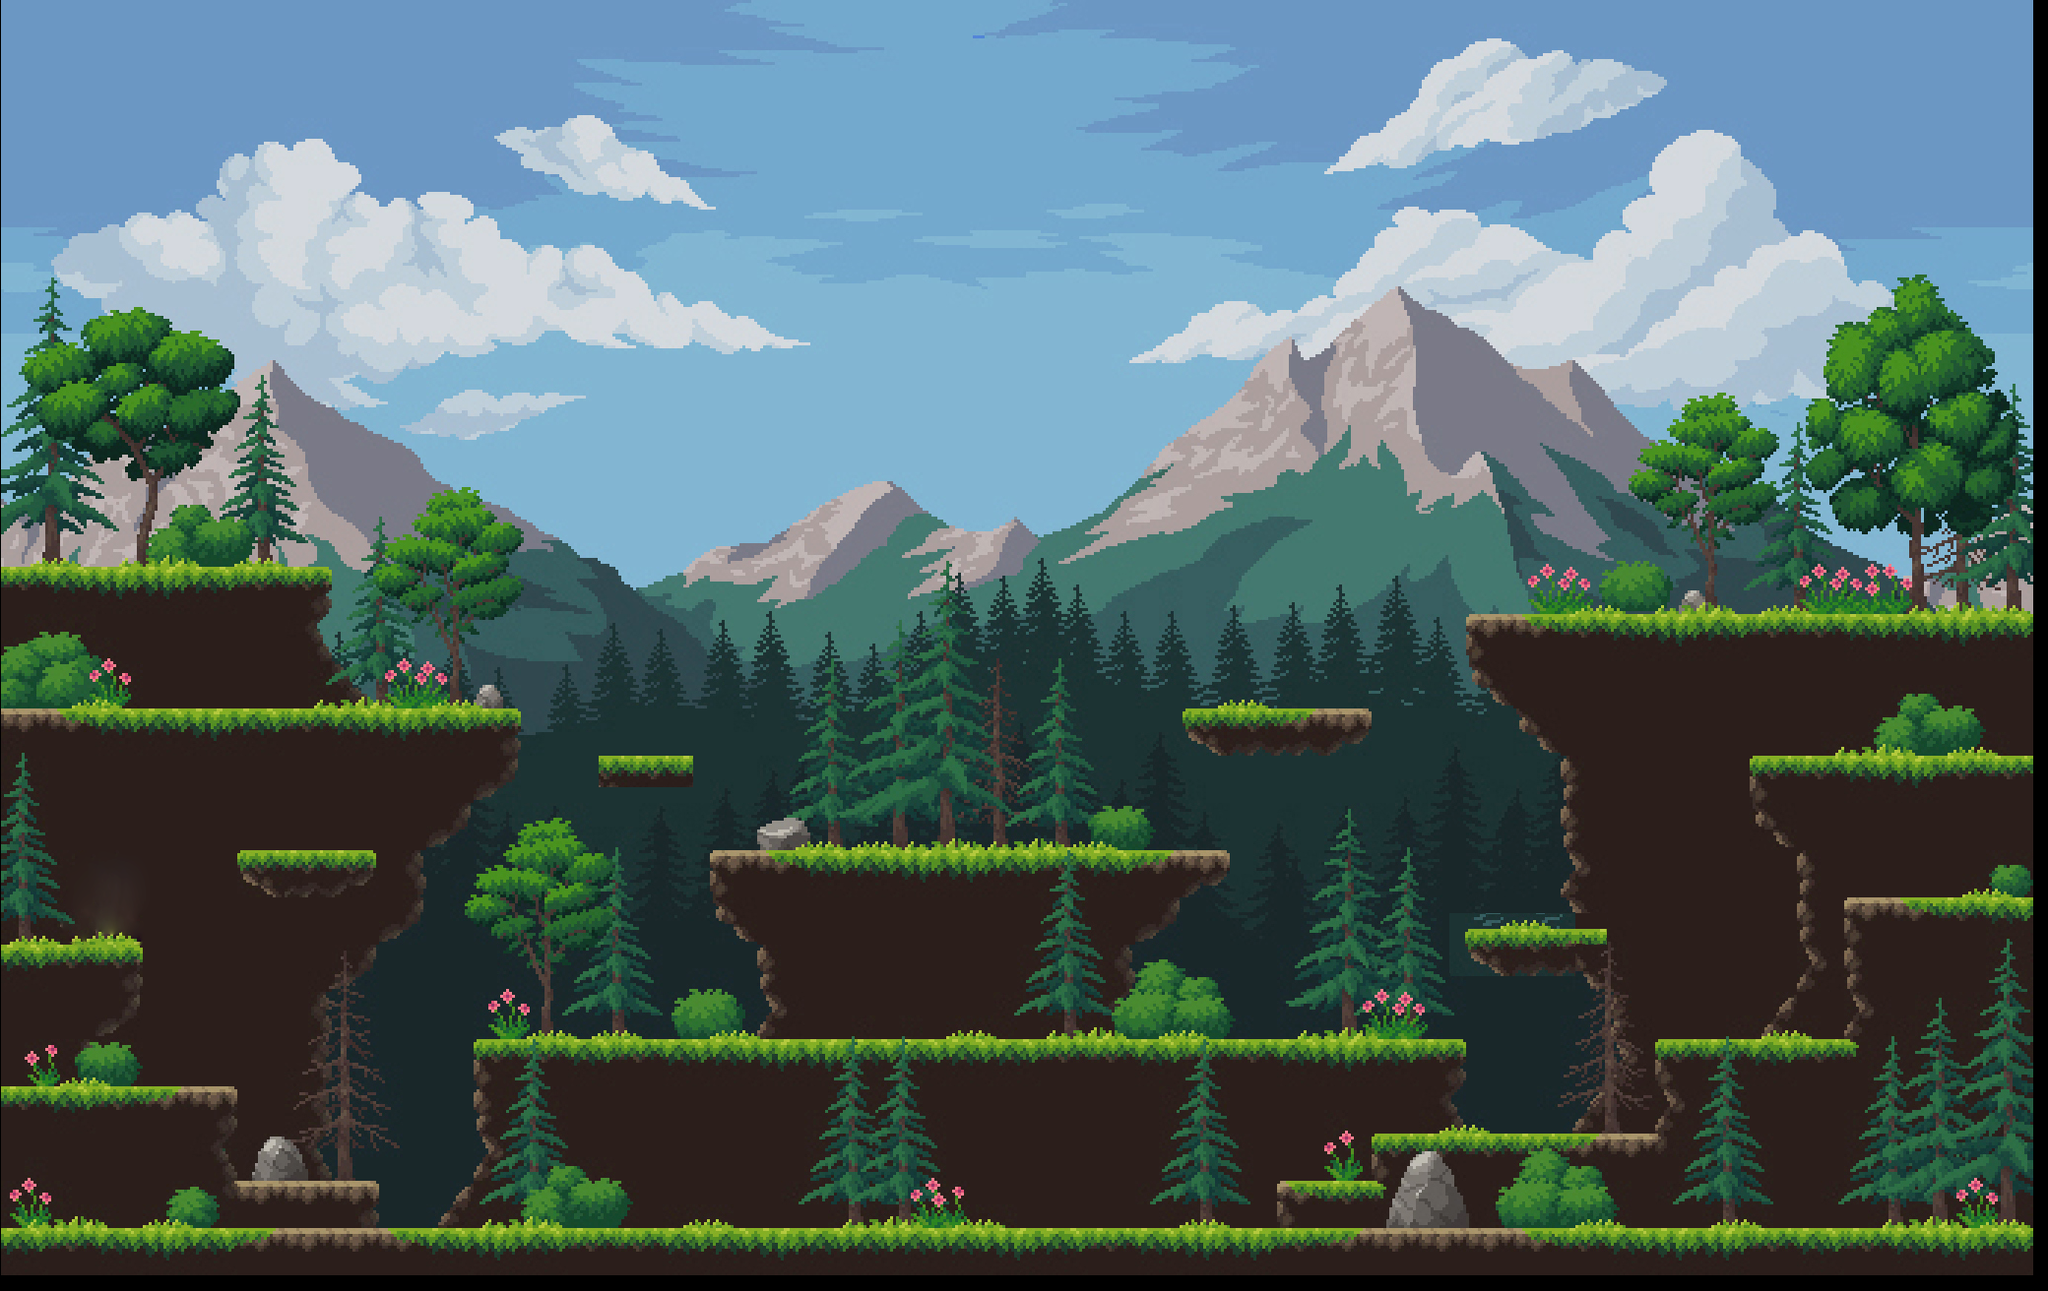

Rendered tile map (Tiled .tmx) drawn with the repository's tilesets; below, a short description and the map source with its tile grids summarised:
An orthogonal 65x41 tile map with 32x32 px tiles, 1 tile layer (Tile Layer 1), 1 image layer and 37 objects (15x Monster).

<map version="1.10" tiledversion="1.11.2" orientation="orthogonal" renderorder="right-down" width="65" height="41" tilewidth="32" tileheight="32" infinite="0" nextlayerid="7" nextobjectid="94">
 <tileset firstgid="1" source="FWVSy5.tsx" />
 <imagelayer id="2" name="Background" offsetx="1" offsety="0">
  <image source="FWVSy5.jpg" width="2064" height="1296" />
 </imagelayer>
 <layer id="1" name="Tile Layer 1" width="65" height="41">
  <data>[2665 cells, 13 non-empty, 13 distinct tile ids]</data>
 </layer>
 <objectgroup id="4" name="Ground">
  <object id="4" x="1" y="576" width="330.555" height="29.5472" />
  <object id="5" x="1" y="719" width="528" height="28.4888" />
  <object id="6" x="241" y="863" width="141" height="33.1604" />
  <object id="9" x="-1" y="960" width="145" height="37.8246" />
  <object id="10" x="0" y="1102" width="239" height="31.5397" />
  <object id="11" x="237" y="1198" width="148" height="52" />
  <object id="12" x="2.72264" y="1248" width="2078" height="63" />
  <object id="13" x="478" y="1057" width="1011" height="28" />
  <object id="14" x="1297" y="1198" width="110" height="48" />
  <object id="15" x="1392" y="1153" width="302" height="23.3283" />
  <object id="16" x="1681" y="1055" width="210" height="24.8831" />
  <object id="17" x="1874" y="911" width="177.694" height="35.4963" />
  <object id="18" x="1774" y="769" width="274.804" height="33.7736" />
  <object id="19" x="1489" y="942.667" width="143" height="26" />
  <object id="20" x="1201" y="718" width="192" height="29.3283" />
  <object id="21" x="1490.72" y="627.445" width="556.804" height="39.5472" />
  <object id="22" x="718.667" y="864" width="533.333" height="40.6616" />
  <object id="26" x="606.667" y="765.333" width="98.6667" height="18.2189" />
  <object id="31" x="1.72264" y="0" width="10.3358" height="1257.53" />
  <object id="32" x="2051.66" y="1.72264" width="10.3358" height="1250.64" />
  <object id="33" x="13.7811" y="3.44528" width="2032.71" height="1.72264" />
 </objectgroup>
 <objectgroup id="5" name="Portal" offsetx="0" offsety="-5.16792">
  <object id="30" x="1992.31" y="1116.6" width="56" height="134.453">
   <properties>
    <property name="spawnX" type="float" value="100" />
    <property name="spawnY" type="float" value="300" />
    <property name="toMap" value="Map/Map2/Map2.tmx" />
   </properties>
  </object>
 </objectgroup>
 <objectgroup id="6" name="Monster">
  <object id="38" name="Monster" x="609.814" y="1155.89" width="77.5187" height="93.0225">
   <properties>
    <property name="hp" type="float" value="100" />
    <property name="respawnTime" type="float" value="5" />
    <property name="texture" value="Monster/Minotaur.png" />
    <property name="type" value="Minotaur" />
   </properties>
  </object>
  <object id="54" name="Monster" x="895.772" y="1155.89" width="77.5187" height="93.0225">
   <properties>
    <property name="hp" type="float" value="100" />
    <property name="respawnTime" type="float" value="5" />
    <property name="texture" value="Monster/Minotaur.png" />
    <property name="type" value="Minotaur" />
   </properties>
  </object>
  <object id="55" name="Monster" x="1111.1" y="1150.72" width="77.5187" height="93.0225">
   <properties>
    <property name="hp" type="float" value="100" />
    <property name="respawnTime" type="float" value="5" />
    <property name="texture" value="Monster/Minotaur.png" />
    <property name="type" value="Minotaur" />
   </properties>
  </object>
  <object id="80" name="Monster" x="609.241" y="959.489" width="77.5187" height="93.0225">
   <properties>
    <property name="hp" type="float" value="100" />
    <property name="respawnTime" type="float" value="5" />
    <property name="texture" value="Monster/Minotaur.png" />
    <property name="type" value="Minotaur" />
   </properties>
  </object>
  <object id="81" name="Monster" x="927.241" y="961.489" width="77.5187" height="93.0225">
   <properties>
    <property name="hp" type="float" value="100" />
    <property name="respawnTime" type="float" value="5" />
    <property name="texture" value="Monster/Minotaur.png" />
    <property name="type" value="Minotaur" />
   </properties>
  </object>
  <object id="83" name="Monster" x="1233.24" y="957.489" width="77.5187" height="93.0225">
   <properties>
    <property name="hp" type="float" value="100" />
    <property name="respawnTime" type="float" value="5" />
    <property name="texture" value="Monster/Minotaur.png" />
    <property name="type" value="Minotaur" />
   </properties>
  </object>
  <object id="84" name="Monster" x="277.241" y="765.489" width="77.5187" height="93.0225">
   <properties>
    <property name="hp" type="float" value="100" />
    <property name="respawnTime" type="float" value="5" />
    <property name="texture" value="Monster/Minotaur.png" />
    <property name="type" value="Minotaur" />
   </properties>
  </object>
  <object id="85" name="Monster" x="409.241" y="625.489" width="77.5187" height="93.0225">
   <properties>
    <property name="hp" type="float" value="100" />
    <property name="respawnTime" type="float" value="5" />
    <property name="texture" value="Monster/Minotaur.png" />
    <property name="type" value="Minotaur" />
   </properties>
  </object>
  <object id="86" name="Monster" x="225.241" y="477.489" width="77.5187" height="93.0225">
   <properties>
    <property name="hp" type="float" value="100" />
    <property name="respawnTime" type="float" value="5" />
    <property name="texture" value="Monster/Minotaur.png" />
    <property name="type" value="Minotaur" />
   </properties>
  </object>
  <object id="87" name="Monster" x="815.241" y="767.489" width="77.5187" height="93.0225">
   <properties>
    <property name="hp" type="float" value="100" />
    <property name="respawnTime" type="float" value="5" />
    <property name="texture" value="Monster/Minotaur.png" />
    <property name="type" value="Minotaur" />
   </properties>
  </object>
  <object id="88" name="Monster" x="1053.24" y="769.489" width="77.5187" height="93.0225">
   <properties>
    <property name="hp" type="float" value="100" />
    <property name="respawnTime" type="float" value="5" />
    <property name="texture" value="Monster/Minotaur.png" />
    <property name="type" value="Minotaur" />
   </properties>
  </object>
  <object id="89" name="Monster" x="1529.24" y="845.489" width="77.5187" height="93.0225">
   <properties>
    <property name="hp" type="float" value="100" />
    <property name="respawnTime" type="float" value="5" />
    <property name="texture" value="Monster/Minotaur.png" />
    <property name="type" value="Minotaur" />
   </properties>
  </object>
  <object id="93" name="Monster" x="1741.24" y="957.489" width="77.5187" height="93.0225">
   <properties>
    <property name="hp" type="float" value="100" />
    <property name="respawnTime" type="float" value="5" />
    <property name="texture" value="Monster/Minotaur.png" />
    <property name="type" value="Minotaur" />
   </properties>
  </object>
  <object id="90" name="Monster" x="1265.24" y="617.489" width="77.5187" height="93.0225">
   <properties>
    <property name="hp" type="float" value="100" />
    <property name="respawnTime" type="float" value="5" />
    <property name="texture" value="Monster/Minotaur.png" />
    <property name="type" value="Minotaur" />
   </properties>
  </object>
  <object id="91" name="Monster" x="1639.24" y="533.489" width="77.5187" height="93.0225">
   <properties>
    <property name="hp" type="float" value="100" />
    <property name="respawnTime" type="float" value="5" />
    <property name="texture" value="Monster/Minotaur.png" />
    <property name="type" value="Minotaur" />
   </properties>
  </object>
 </objectgroup>
</map>
